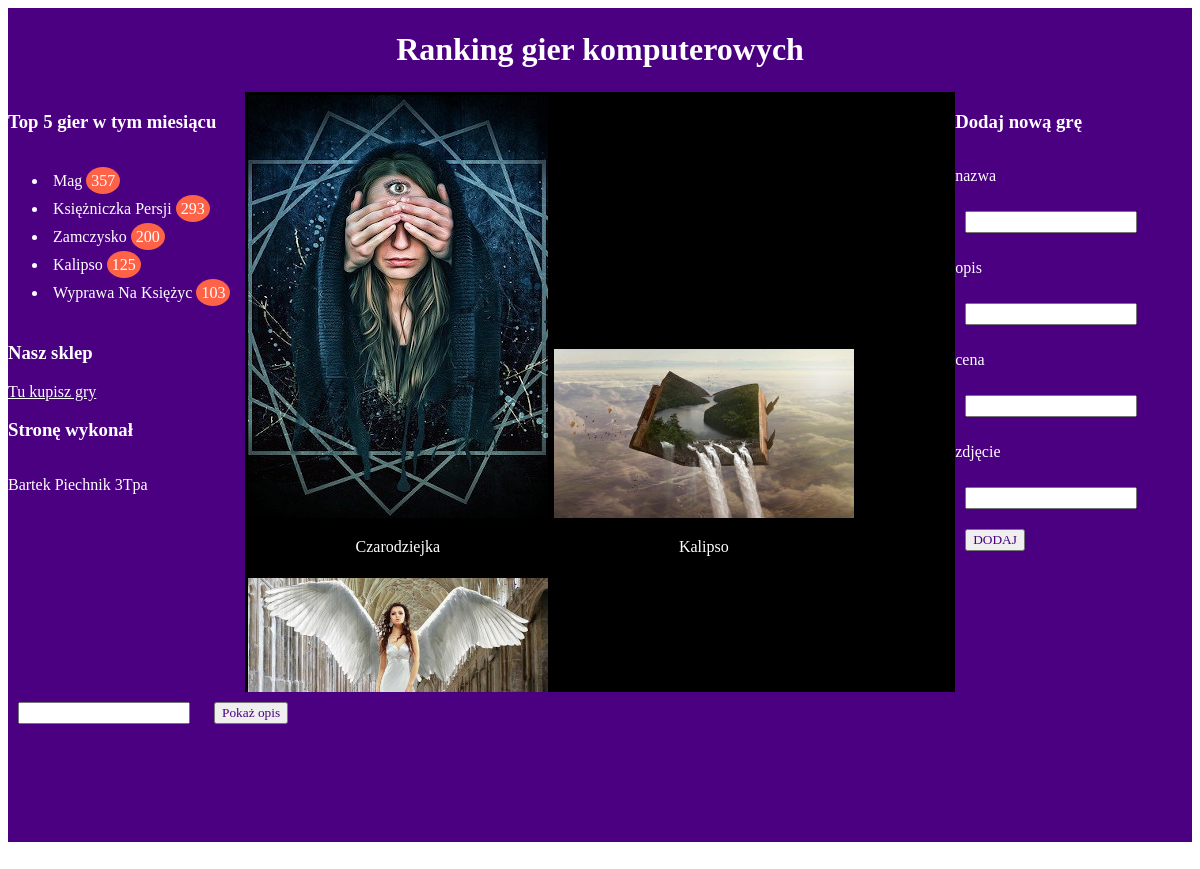
The app's page /Wiosna/INF.03-01-25.06-SG/PHP/gry.php with its own data.
### tables this page shows
CREATE TABLE `gry` (
  `id` int(10) UNSIGNED NOT NULL,
  `nazwa` varchar(20) DEFAULT NULL,
  `opis` text DEFAULT NULL,
  `punkty` int(10) UNSIGNED DEFAULT NULL,
  `cena` float DEFAULT NULL,
  `zdjecie` varchar(50) DEFAULT NULL
);

### Wiosna/INF.03-01-25.06-SG/PHP/gry.php (the view, shortened to what this page needs)
<?php
    $host = "localhost";
    $uzytkownik = "root";
    $haslo = "";
    $baza_danych = "gry";
    $polaczenie = new mysqli($host, $uzytkownik, $haslo, $baza_danych);
?>
<!DOCTYPE html>
<html lang="pl">
<head>
    <link rel="stylesheet" href="../CSS/styl.css">
</head>
<body>
    <header>
        <h1>Ranking gier komputerowych</h1>
    </header>
    <main>
        <section id="Sekcja_lewa">
            <h3>Top 5 gier w tym miesiącu</h3>
            <ul>
                <?php
                    $Wiersze = $polaczenie->query("SELECT nazwa, punkty FROM gry ORDER BY punkty DESC LIMIT 5");
                    while ($Wiersz = $Wiersze->fetch_assoc())
                    {
                        $Nazwa = $Wiersz['nazwa'];
                        $Punkty = $Wiersz['punkty'];
                        echo "<li>".$Nazwa." "."<span id='Punkty'>".$Punkty."</span></li>";
                    }
                ?>
            </ul>
            <h3>Nasz sklep</h3>
            <a href="http://sklep.gry.pl">Tu kupisz gry</a>
            <h3>Stronę wykonał</h3>
            <p>Bartek Piechnik 3Tpa</p>
        </section>
        <section id="Sekcja_srodkowa">
            <?php
                $Wiersze = $polaczenie->query("SELECT id, nazwa, zdjecie FROM gry");
                while ($Wiersz = $Wiersze->fetch_assoc())
                {
                    $Id = $Wiersz['id'];
                    $Nazwa = $Wiersz['nazwa'];
                    $Zdjecie = $Wiersz['zdjecie'];
                    echo "<section id='Blok'>";
                        echo "<img src='../Grafiki/".$Zdjecie."' alt='".$Nazwa."' title='".$Id."'>";
                        echo "<p>".$Nazwa."</p>";
                    echo "</section>";
                }
            ?>
        </section>
        <section id="Sekcja_prawa">
            <h3>Dodaj nową grę</h3>
            <form action="gry.php" method="post">
                <label for="nazwa">
                    <p>nazwa</p> <input type="text" name="nazwa" id="nazwa">
                </label>
                <label for="opis">
                    <p>opis</p> <input type="text" name="opis" id="opis">
                </label>
                <label for="cena">
                    <p>cena</p> <input type="text" name="cena" id="cena">
                </label>
                <label for="zdjecie">
                    <p>zdjęcie</p> <input type="text" name="zdjecie" id="zdjecie">
                </label>
                <input type="submit" value="DODAJ">
            </form>
        </section>
    </main>
    <footer>
        <form action="gry.php" method="post">
            <input type="text" name="id" id="id">
            <input type="submit" value="Pokaż opis">
        </form>
    </footer>
</body>
</html>

### Wiosna/INF.03-01-25.06-SG/CSS/styl.css (style rules this page uses)
* { font-family: Garamond; color: white; }
header { background-color: indigo; text-align: center; padding: 2px; }
main { display: flex; }
#Sekcja_lewa, #Sekcja_prawa { background-color: indigo; height: 600px; }
#Sekcja_srodkowa { background-color: black; height: 600px; overflow: scroll; }
@media (min-width: 800px) { #Sekcja_lewa, #Sekcja_prawa { width: 20%; } }
@media (min-width: 800px) { #Sekcja_srodkowa { width: 60%; } }
#Sekcja_lewa, #Sekcja_prawa { display: flex; flex-direction: column; }
footer { background-color: indigo; height: 150px; }
#Punkty { background-color: tomato; border-radius: 50%; padding: 5px; }
li { padding: 5px; }
#Blok { display: inline-block; text-align: center; padding: 3px; }
input { margin: 10px; color: indigo; }

### records on screen
gry: nazwa "Mag", punkty "357"
gry: nazwa "Księżniczka Persji", punkty "293"
gry: nazwa "Zamczysko", punkty "200"
gry: nazwa "Kalipso", punkty "125", zdjecie (picture)
gry: nazwa "Wyprawa Na Księżyc", punkty "103"
gry: zdjecie+nazwa (picture), nazwa "Czarodziejka"
gry: zdjecie (picture)
